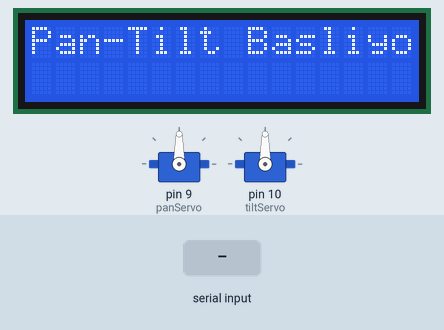
A sketch run on a simulated Arduino Uno, built with avr-gcc and run on an emulated ATmega328P. Shown: 2 × servo, 16×2 character LCD. The inputs (shaded band) are chosen by the test bench.

Above: at 0.1 s.
2.8 s: "90 45\n" received over Serial
At 4.0 s:
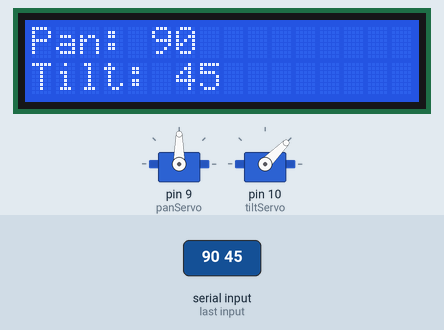
4.3 s: "30 150\n" received over Serial
At 5.2 s:
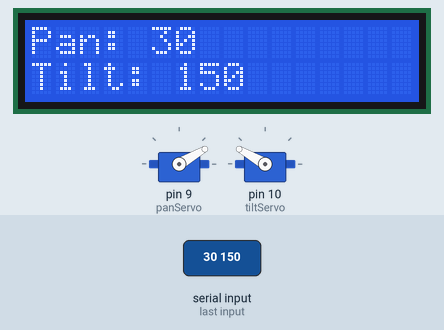
5.8 s: "1 90\n" received over Serial
At 6.2 s:
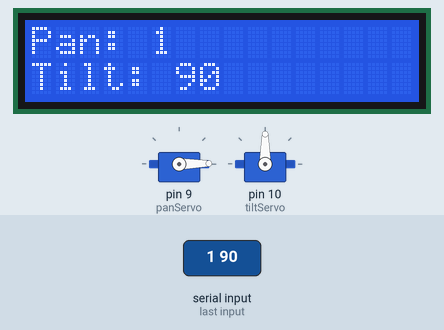
Timing chart, 0 to 8.8 s (numbered marks = the images above; inputs shaded):
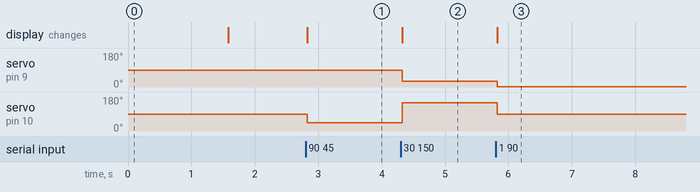

Measured:
- after the input at 2.8 s, servo on pin 10 (tiltServo): 90° → 45° at once; the display: changes at once (image 1)
- after the input at 4.3 s, servo on pin 9 (panServo): 90° → 30° at once; servo on pin 10 (tiltServo): 45° → 150° at once; the display: changes at once (image 2)
- after the input at 5.8 s, servo on pin 9 (panServo): 30° → 1° at once; servo on pin 10 (tiltServo): 150° → 90° at once; the display: changes at once (image 3)

The sketch:

arduino.ino
```cpp
#include <Wire.h>
#include <LiquidCrystal_I2C.h>
#include <Servo.h>

Servo panServo;
Servo tiltServo;

LiquidCrystal_I2C lcd(0x27, 16, 2); // LCD adresin farklıysa 0x3F olabilir

void setup() {
  Serial.begin(9600);
  panServo.attach(9);   // Pan için servo pini
  tiltServo.attach(10); // Tilt için servo pini

  lcd.init();
  lcd.backlight();
  lcd.setCursor(0, 0);
  lcd.print("Pan-Tilt Basliyor");
  delay(1500);
  lcd.clear();
}

void loop() {
  if (Serial.available() > 0) {
    String data = Serial.readStringUntil('\n');
    int spaceIndex = data.indexOf(' ');
    if (spaceIndex != -1) {
      int pan = data.substring(0, spaceIndex).toInt();
      int tilt = data.substring(spaceIndex + 1).toInt();

      // Servo açılarını ayarla
      panServo.write(pan);
      tiltServo.write(tilt);

      // LCD'ye yazdır
      lcd.clear();
      lcd.setCursor(0, 0);
      lcd.print("Pan: ");
      lcd.print(pan);
      lcd.setCursor(0, 1);
      lcd.print("Tilt: ");
      lcd.print(tilt);
    }
  }
}
```
